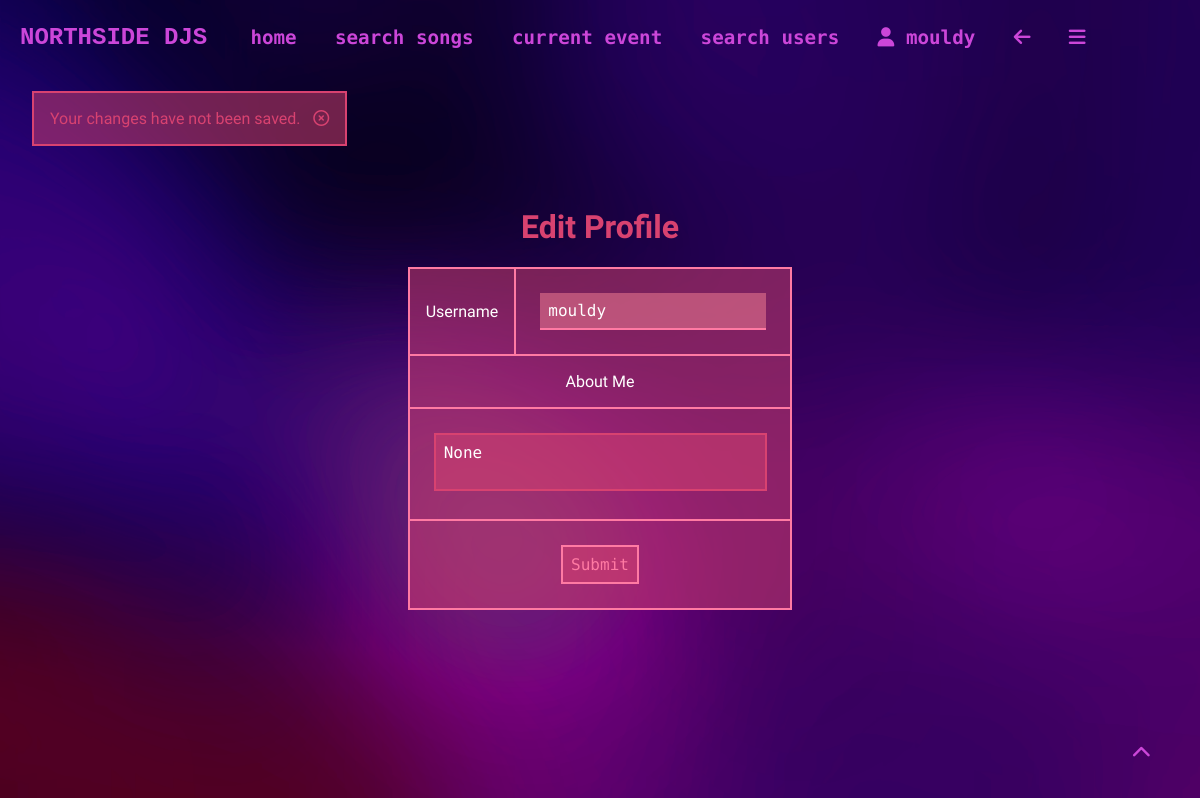
The page /edit_profile (signed in) on the database as committed earlier.
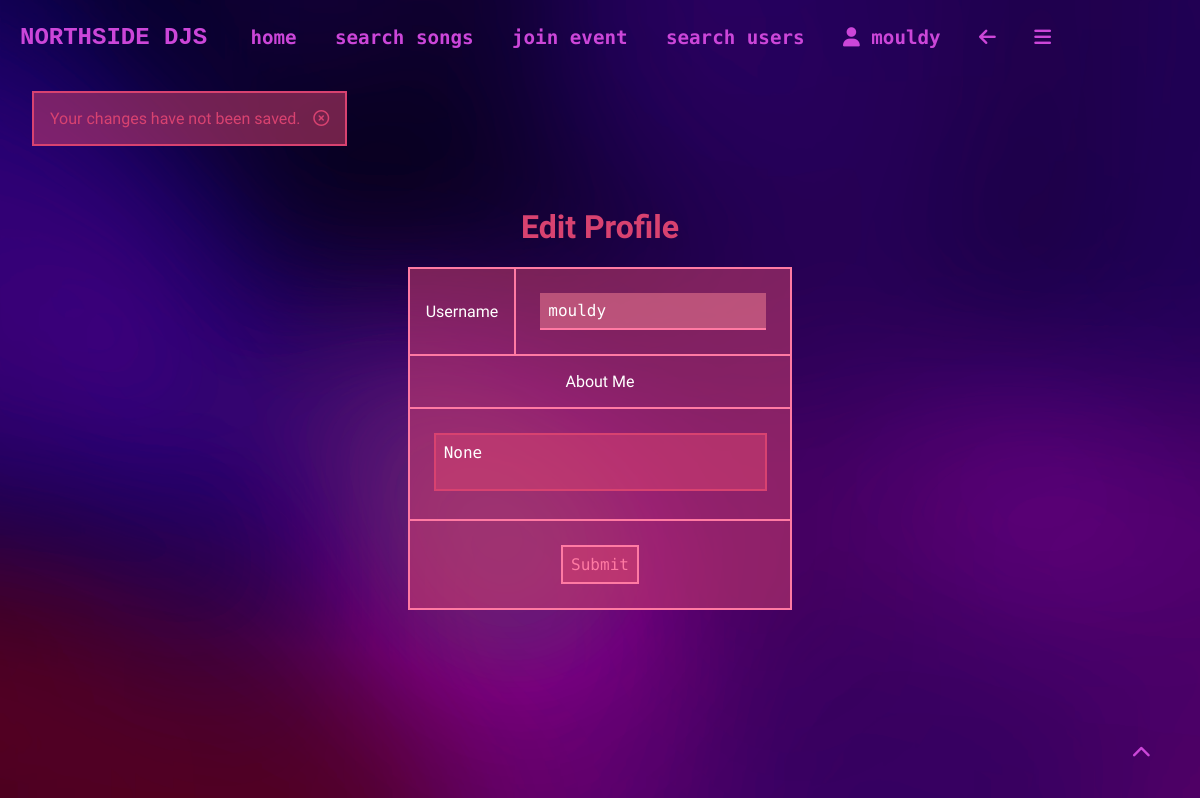
The same page on the database as committed later.
### app/routes.py (the view)
@app.route('/edit_profile', methods=['GET', 'POST']) # edit profile page
@login_required
def edit_profile(): # edit profile function
    form = EditProfileForm() # sets form as the EditProfileForm from forms.py
    if form.validate_on_submit(): # checks if the form validates when submitted
        current_user.username = form.username.data # sets the username to the form data
        current_user.about_me = form.about_me.data # sets the about me to the form data
        db.session.commit() # commits to database
        flash('Your changes have been saved.')
        return redirect(url_for('user', username=current_user.username)) # redirects to the users profile page
    else:
        form.username.data = current_user.username # sets the username to the current users username
        form.about_me.data = current_user.about_me # sets the about me to the current users about me
        flash('Your changes have not been saved.')
    return render_template('edit_profile.html', title='Edit Profile',
                           form=form) # renders the edit profile page

### app/forms.py
class EditProfileForm(FlaskForm): # Edit profile form for existing users
    username = StringField('Username', validators=[DataRequired()])
    about_me = TextAreaField('About me', validators=[Length(min=0, max=140)])
    submit = SubmitField('Submit')

### app/models.py (called while the page is built)
@login.user_loader # loads the user
def load_user(user_id):
    return User.query.get(int(user_id)) # returns the user id as an integer

### app/routes.py (called while the page is built)
@app.context_processor # injects the current event the user is in into all templates
def inject_user_event():
    if current_user.is_authenticated: # checks if the user is logged in
        if current_user.in_event: # checks if the user is in an event
            user_id = current_user.user_id
            user_event = EventUsers.query.filter_by(user_id=user_id).first().event_id
            return dict(user_event=user_event) # returns the event that the user is in
        else:
            return dict(user_event=None) # returns the user event as none if the user is not in an event
    return dict(user_event=None) # returns the user event as none if the user is not logged in

### app/templates/edit_profile.html (shortened to what this page needs)
{% extends "base.html" %}
{% block content %}
<div class="searchcard">
    <h1>Edit Profile</h1>
    <form action="{{url_for('edit_profile')}}" method="post">
        <table>
            <tr>
                <td><label for="username">Username</label></td>
                <td><input type="text" name="username" value="{{current_user.username}}"></td>
            </tr>
            <tr>
                <td class="centretext" colspan="2"><label for="about_me">About Me</label></td>
            </tr>
            <tr>
                <td colspan="2"><textarea type="textarea" name="about_me">{{current_user.about_me}}</textarea></td>
            </tr>
            <tr>
                <td colspan="2" class="centretext"><input type="submit" value="Submit"></td>
            </tr>
        </table>
    </form>
</div>
{% endblock %}

### app/templates/base.html (shortened to what this page needs)
<!DOCTYPE html>
<html lang="en" class="scroll">
<head>
   <link rel="stylesheet" href="{{ url_for('static', filename='css/styles.css') }}">
</head>
<body class="{% block body_class %}{% endblock %}">
    <div class="header" id="top">
        <h1 class="logo" onclick="location.href='{{ url_for('index') }}'">NORTHSIDE DJS</h1>
        <a href="{{ url_for('index') }}">home</a>
        {% if current_user.is_anonymous %}
            <a href="{{ url_for('register') }}">sign up</a>
            <a href="{{ url_for('login') }}">log in</a>
        {% else %}
            <a href="{{ url_for('search') }}">search songs</a>
                {% if current_user.in_event == 0 %}
                <a href="{{ url_for('join_event')}}">join event</a>
                {% else %}
                    <a href="{{ url_for('event', event_id=user_event) }}">current event</a>
                {% endif %}
            <a href="{{ url_for('search_users') }}">search users</a>
            <a href="{{ url_for('user', username=current_user.username) }}"><i class="fa-solid fa-user"></i> {{current_user.username}}</a>
            <a href="javascript:history.back()"><i class="fa-solid fa-arrow-left"></i></a>
            <div class="hamburger">
                <a href="javascript:showSidebar()"><i class="fa-solid fa-bars"></i></a>
            </div>
        {% endif %}
    </div>
    <div class="flash">
        {% with messages = get_flashed_messages() %}
            {% if messages %}
                <ul>
                    {% for message in messages %}
                        <li id="flashmessage">{{ message }} <a href="javascript:removeFlash()"><i class="fa-regular fa-circle-xmark"></i></a> </li>
                    {% endfor %}
                </ul>
            {% endif %}
        {% endwith %}
    </div>
    {% block content %}{% endblock %}
<div class="footer header">
        <a href="#top" id="scrollbtn"><i class="fa-solid fa-chevron-up"></i></a>
    </div>
</body>
</html>

Rows that differ between the two databases and show on the page:
changed User "mouldy": in_event True → False (drawn)
Other text that changed with them:
text no longer shown: "current event"
text now shown: "join event"
